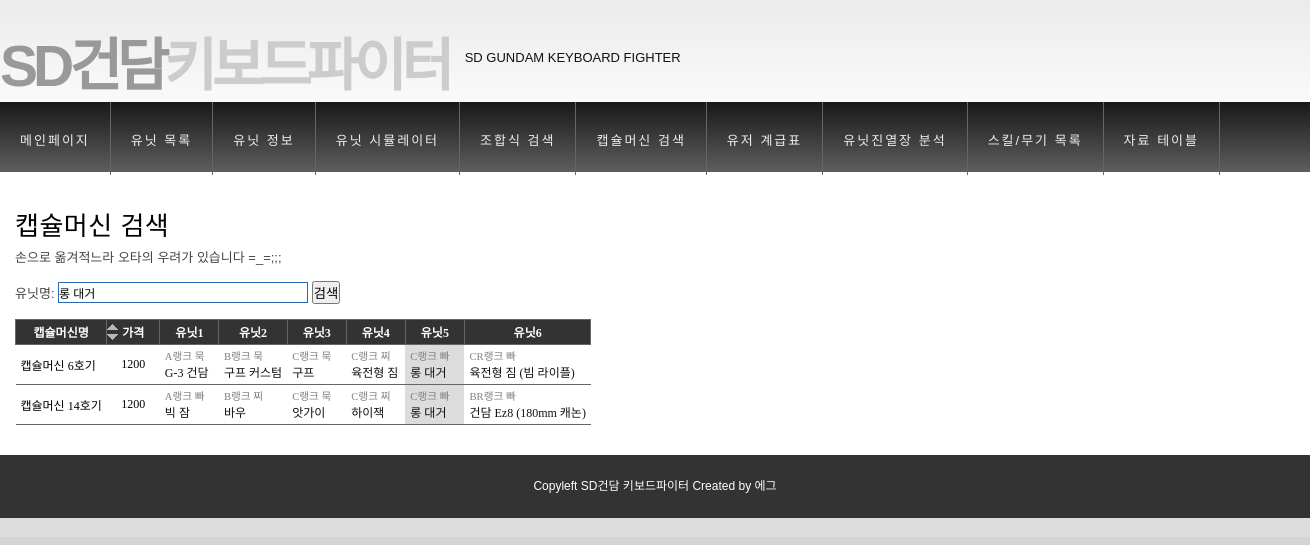
Screenshot of /capsule_search.php?unitID_q=15009 with the database file from the repository.
### tables this page shows
CREATE TABLE IF NOT EXISTS `unit` (
  `UnitID` int(11) DEFAULT NULL,
  `UnitNo` int(11) DEFAULT NULL,
  `Model` varchar(30) DEFAULT NULL,
  `RankPrefix` char(1) DEFAULT NULL,
  `RankSuffix` char(1) DEFAULT NULL,
  `Property` varchar(3) DEFAULT NULL,
  `Weapon1No` int(11) DEFAULT NULL,
  `Weapon1Name` varchar(20) DEFAULT NULL,
  `Weapon2No` int(11) DEFAULT NULL,
  `Weapon2Name` varchar(20) DEFAULT NULL,
  `Weapon3No` int(11) DEFAULT NULL,
  `Weapon3Name` varchar(20) DEFAULT NULL,
  `Weapon4No` int(11) DEFAULT NULL,
  `Weapon4Name` varchar(20) DEFAULT NULL,
  `Weapon5No` int(11) DEFAULT NULL,
  `Weapon5Name` varchar(20) DEFAULT NULL,
  `Weapon6No` int(11) DEFAULT NULL,
  `Weapon6Name` varchar(20) DEFAULT NULL,
  `Skill1Name` varchar(20) DEFAULT NULL,
  `Skill2Name` varchar(20) DEFAULT NULL,
  `Skill3Name` varchar(20) DEFAULT NULL,
  `UnitStat1` float DEFAULT NULL,
  `UnitStat2` float DEFAULT NULL,
  `UnitStat3` float DEFAULT NULL,
  `UnitStat4` float DEFAULT NULL,
  `UnitStat5` float DEFAULT NULL,
  `UnitStat6` float DEFAULT NULL,
  `Comment` text,
  `Landform` varchar(5) DEFAULT NULL,
  `Modification` varchar(3) DEFAULT NULL,
  `Repair` varchar(3) DEFAULT NULL,
  `Oversize` varchar(3) DEFAULT NULL,
  `Sniping` varchar(3) DEFAULT NULL
);

CREATE TABLE IF NOT EXISTS `capsule` (
  `No` int(11) DEFAULT NULL,
  `Name` varchar(30) DEFAULT NULL,
  `Cost` int(11) DEFAULT NULL,
  `Unit1ID` int(11) DEFAULT NULL,
  `Unit2ID` int(11) DEFAULT NULL,
  `Unit3ID` int(11) DEFAULT NULL,
  `Unit4ID` int(11) DEFAULT NULL,
  `Unit5ID` int(11) DEFAULT NULL,
  `Unit6ID` int(11) DEFAULT NULL
);

### inc/function.php (called while the page is built, shortened)
<?
function GetPropertyKor($property){
	if($property=="muk"){
		return "묵";
	}else if($property=="chi"){
		return "찌";
	}else{
		return "빠";
	}
}
function GetRankFull($rankPrefix, $rankSuffix){
	if($rankSuffix=='-'){
		return $rankPrefix;
	}else{
		return $rankPrefix.$rankSuffix;
	}
}
function GetModelByUnitID($unitID){
	$query="SELECT Model FROM unit WHERE UnitID='$unitID'";
	$result=mysql_query($query);
	$row=mysql_fetch_array($result);
	return $row['Model'];
}
?>

### capsule_search.php (the view, shortened to what this page needs)
<?
include_once("header.php");
$unitID="";
$model="";
if( strlen($_GET["unitID_q"])!=0 ){
	$unitID=$_GET["unitID_q"];
	$model=getModelByUnitID($unitID);
}else if(strlen($_GET["model_q"])!=0){
	$model=$_GET["model_q"];
	$unitID=getUnitIDByModel($model);
	if(strlen($unitID)==0){
		$unitID="";
	}
}
$query="SELECT
	c.Name AS Name, c.Cost AS Cost,
	c.Unit1ID, u1.Model AS Unit1Name, u1.RankPrefix As Unit1RankPrefix, u1.RankSuffix As Unit1RankSuffix, u1.Property As Unit1Property,
	c.Unit2ID, u2.Model AS Unit2Name, u2.RankPrefix As Unit2RankPrefix, u2.RankSuffix As Unit2RankSuffix, u2.Property As Unit2Property,
	c.Unit3ID, u3.Model AS Unit3Name, u3.RankPrefix As Unit3RankPrefix, u3.RankSuffix As Unit3RankSuffix, u3.Property As Unit3Property,
	c.Unit4ID, u4.Model AS Unit4Name, u4.RankPrefix As Unit4RankPrefix, u4.RankSuffix As Unit4RankSuffix, u4.Property As Unit4Property,
	c.Unit5ID, u5.Model AS Unit5Name, u5.RankPrefix As Unit5RankPrefix, u5.RankSuffix As Unit5RankSuffix, u5.Property As Unit5Property,
	c.Unit6ID, u6.Model AS Unit6Name, u6.RankPrefix As Unit6RankPrefix, u6.RankSuffix As Unit6RankSuffix, u6.Property As Unit6Property
	FROM capsule AS c
	LEFT JOIN unit AS u1 ON c.Unit1ID=u1.UnitID
	LEFT JOIN unit AS u2 ON c.Unit2ID=u2.UnitID
	LEFT JOIN unit AS u3 ON c.Unit3ID=u3.UnitID
	LEFT JOIN unit AS u4 ON c.Unit4ID=u4.UnitID
	LEFT JOIN unit AS u5 ON c.Unit5ID=u5.UnitID
	LEFT JOIN unit AS u6 ON c.Unit6ID=u6.UnitID";
$query_order="ORDER BY c.No ASC";
$query_included="c.Unit1ID=$unitID OR
	c.Unit2ID=$unitID OR
	c.Unit3ID=$unitID OR
	c.Unit4ID=$unitID OR
	c.Unit5ID=$unitID OR
	c.Unit6ID=$unitID";
$query_final="";
if(strlen($unitID)==0){
	$query_final=$query." ".$query_order;
}else{
	$query_final=$query." WHERE ".$query_included." ".$query_order;
}
?>
<h2>캡슐머신 검색</h2>
손으로 옮겨적느라 오타의 우려가 있습니다 =_=;;;<br/>
<br/>
<form id="unitName_form" action="capsule_search.php" method="get">
	유닛명: <input type="text" autocomplete="off" id="model_q" name="model_q" class="inputtext suggest_common" value="<?=$model?>"/>
	<input type="submit" value="검색" />
</form>
<br/>
<table class="example table-autosort">
<thead>
<tr>
	<th>캡슐머신명</th>
	<th class="table-sortable:numeric">가격</th>
	<th>유닛1</th>
	<th>유닛2</th>
	<th>유닛3</th>
	<th>유닛4</th>
	<th>유닛5</th>
	<th>유닛6</th>
</tr>
</thead>
<tbody>
<?
$result=mysql_query($query_final);
if(mysql_num_rows($result)==0){
	echo"<tr>
		<td colspan='8'><center>검색 결과가 없습니다.</center></td>
		</tr>";
}else{
	while($row = mysql_fetch_array($result)){
		echo "<tr>";
		echo "<td>$row[Name]</td>";
		echo "<td class='center'>$row[Cost]</td>";
		for($i=1; $i<=6; $i++){
			$curUnitName=$row["Unit"."$i"."Name"];
			$curUnitID=$row["Unit"."$i"."ID"];
			$curUnitRank=GetRankFull($row["Unit"."$i"."RankPrefix"], $row["Unit"."$i"."RankSuffix"]);
			$curUnitProperty=GetPropertyKor($row["Unit"."$i"."Property"]);
			$searched="";
			if($curUnitID==$unitID){
				$searched="class='searched'";
			}
			if( $curUnitID != null ) {
				echo "<td $searched><span class='subscript'>".$curUnitRank."랭크 $curUnitProperty</span><br/><a href='unit_info.php?unitID_q=$curUnitID'>$curUnitName</a></td>";
			}else{
				echo "<td></td>";
			}
		}
		echo "</tr>";
	}
}
?>
</tbody>
</table>
<?
include_once("footer.php");
?>

### styles/styles.css (style rules this page uses)
html { width:100%; }
body { background: #fff url('../images/bodybg.jpg') repeat-x scroll top left; margin:0; padding:0; font-family: Dotum, Arial, Helvetica, sans-serif; font-size: 12px; color: #444; width:100%; }
* { margin:0; padding:0; }
table { border:0px; padding:0px; margin:0px; border-collapse: collapse; }
a:link { color: #111; text-decoration: none; }
h2 { color: #000; font-family: Dotum, Arial, Helvetica, sans-serif; font-size: 26px; letter-spacing: 0.5px; font-weight: normal; padding: 0 0 5px; margin: 0; }
.center { text-align:center; }
.inputtext { border:1px solid #2969b0; height:21px; padding-top:2px; font-size:12px; font-family:Dotum,����; }
.subscript { color:gray; font-size:8pt; }

### styles/table.css (style rules this page uses)
table.example { border-collapse:collapse; font-size:9pt; font-family:dotum; }
table.example th { background-color:#333; color:white; border:1px solid #666; padding:3px 15px 3px 15px; white-space:nowrap; }
table.example td { color:black; border-bottom: 1px solid #666; padding:3px 5px 3px 5px; white-space:nowrap; }
th.table-sortable { cursor:pointer; background-image:url("../images/sortable.gif"); background-position:center left; background-repeat:no-repeat; padding-left:12px; }
table.example tbody tr td.searched { background-color:#DCDCDC; }
table.example tbody a:link { text-decoration:none; }

### styles/suggest.css (style rules this page uses)
.suggest_common { width:250px; }

### rows the page displays
unit: model_q "롱 대거"
capsule: Name "캡슐머신 6호기", Cost "1200", unit.RankPrefix "A", unit.Property "묵", unit.Model "G-3 건담", unit.RankPrefix "B", unit.Model "구프 커스텀", unit.RankPrefix "C", unit.Model "구프", unit.Property "찌", unit.Model "육전형 짐", unit.Property "빠", unit.Model "롱 대거", unit.RankPrefix+RankSuffix "CR", unit.Model "육전형 짐 (빔 라이플)"
capsule: Name "캡슐머신 14호기", Cost "1200", unit.RankPrefix "A", unit.Property "빠", unit.Model "빅 잠", unit.RankPrefix "B", unit.Property "찌", unit.Model "바우", unit.RankPrefix "C", unit.Property "묵", unit.Model "앗가이", unit.Model "하이잭", unit.Model "롱 대거", unit.RankPrefix+RankSuffix "BR", unit.Model "건담 Ez8 (180mm 캐논)"
